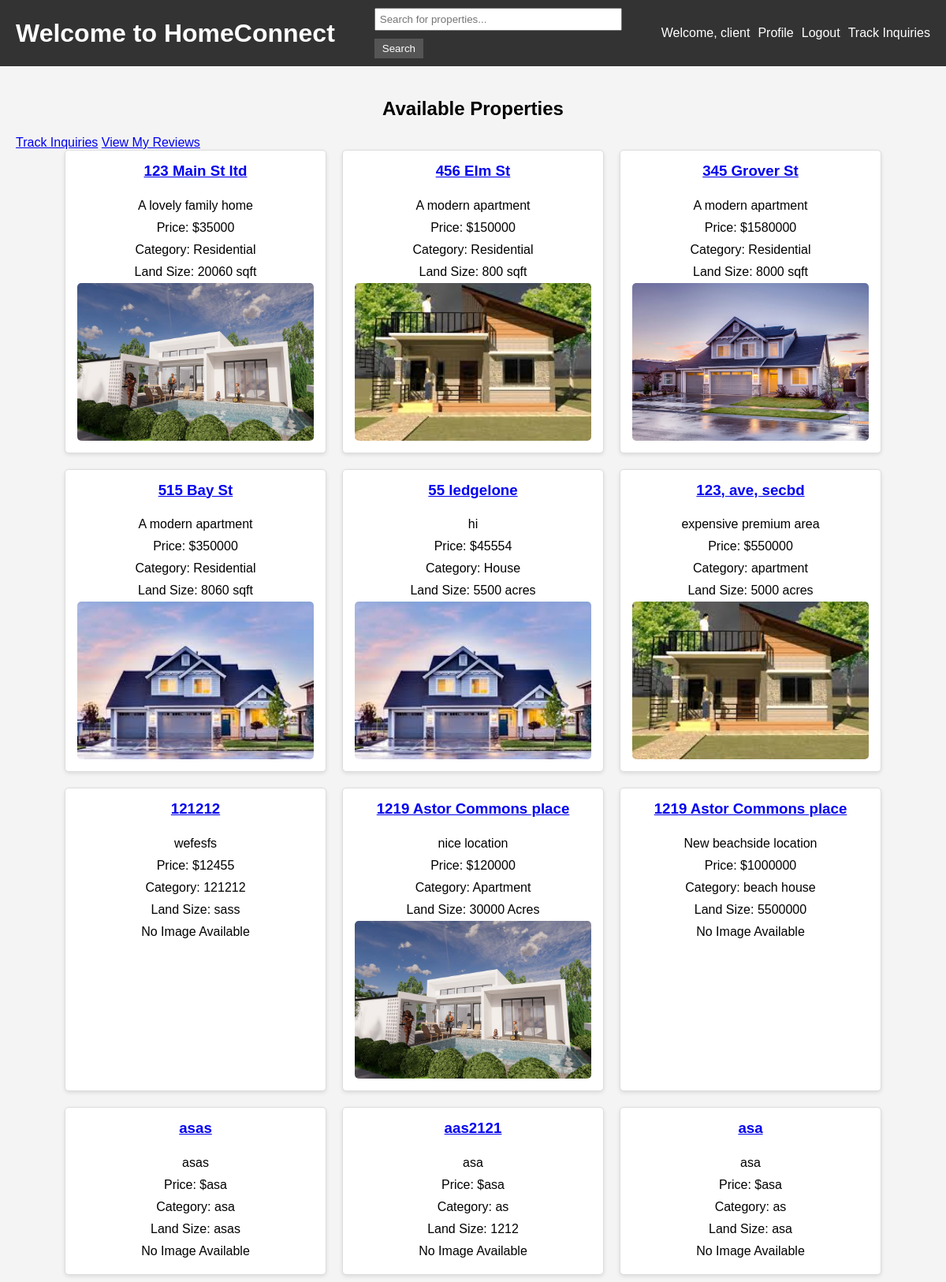
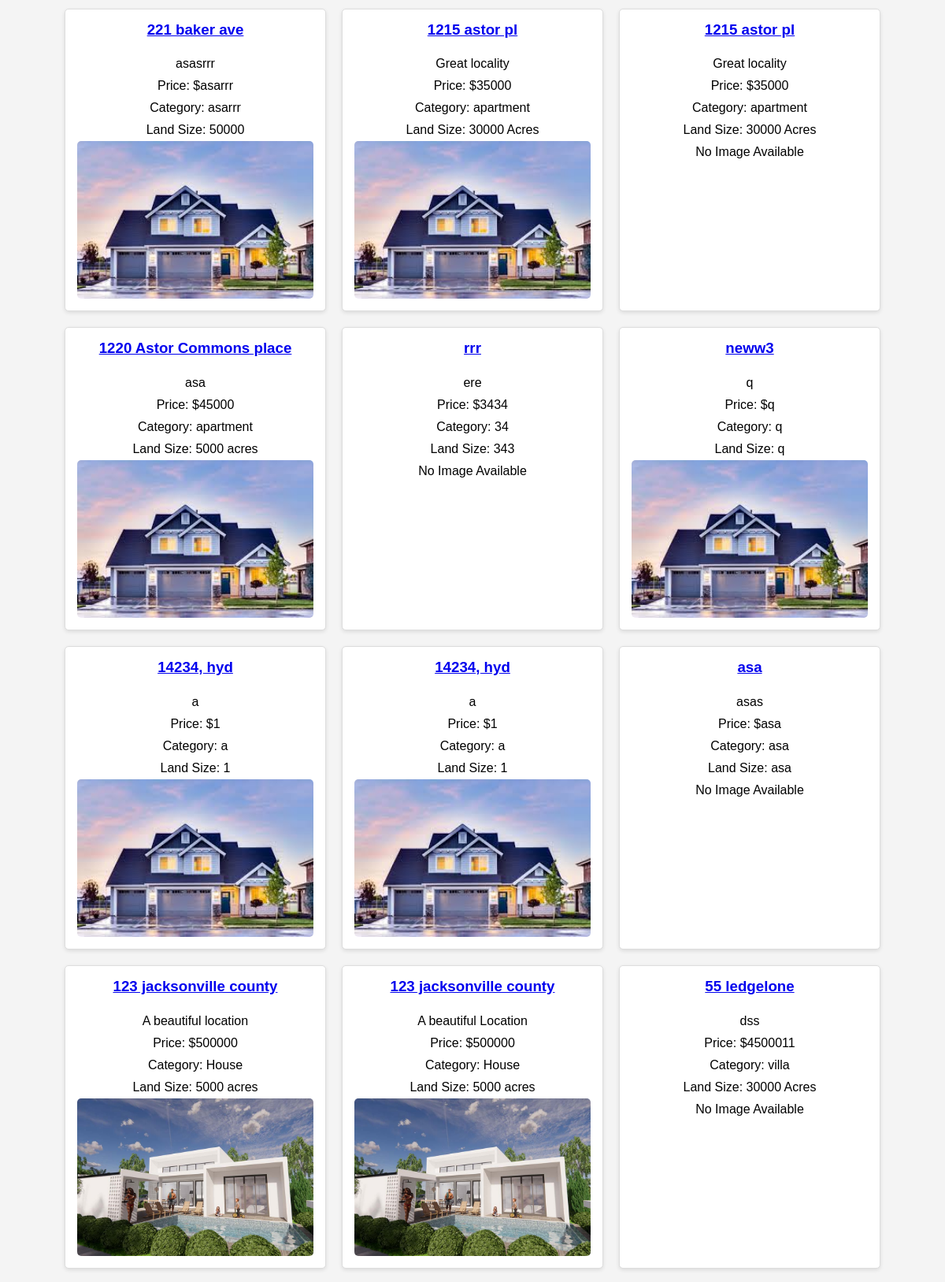
The page /home/ (signed in, upper part) on the database its author committed (2 pictures, top to bottom).
### core/models.py (models this page shows, shortened)
class CustomUser(AbstractUser):
    USER_TYPE_CHOICES = (
        ('client', 'Client'),
        ('property_purchaser', 'Property Purchaser'),
        ('salesperson', 'Salesperson'),
    )
    user_role = models.CharField(max_length=20, choices=USER_TYPE_CHOICES, default='client')
    address = models.CharField(max_length=255, null=True, blank=True)

class Property(models.Model):
    property_purchaser = models.ForeignKey(PropertyPurchaser, on_delete=models.CASCADE)
    address = models.CharField(max_length=255)
    description = models.TextField()
    price = models.CharField(max_length=20)
    category = models.CharField(max_length=50)
    land_size = models.CharField(max_length=20)
    image = models.ImageField(upload_to='property_images/', null=True, blank=True)
    number_of_bedrooms = models.CharField(max_length=5, null=True, blank=True)
    number_of_bathrooms = models.CharField(max_length=5, null=True, blank=True)
    garage = models.CharField(max_length=5, null=True, blank=True)
    year_built = models.CharField(max_length=4, null=True, blank=True)

### core/views.py (the view)
# urls.py: path('home/', views.home, name='home'),
def home(request):
    query = request.GET.get('query', '')
    if query:
        properties = Property.objects.filter(
            Q(description__icontains=query) |
            Q(address__icontains=query) |
            Q(category__icontains=query)
        )
    else:
        properties = Property.objects.all()
    user_role = request.user.user_role if request.user.is_authenticated else None
    return render(request, 'home.html', {
        'properties': properties,
        'user_role': user_role
    })

### core/templates/home.html (shortened to what this page needs)
{% extends 'base.html' %}
{% block content %}
<h2>Available Properties</h2>
{% if user.is_authenticated %}
    {% if user_role == 'property_purchaser' %}
        <a href="{% url 'create_property_step1' %}">Add New Listing</a>
        <a href="{% url 'inquiry_list' %}">View Inquiries</a>
    {% elif user_role == 'salesperson' %}
        <a href="{% url 'inquiry_list' %}">View Inquiries</a>
    {% elif user_role == 'client' %}
        <a href="{% url 'inquiry_list' %}">Track Inquiries</a>
        <a href="{% url 'review_list' %}">View My Reviews</a>
    {% endif %}
{% endif %}
<div class="property-list">
    {% for property in properties %}
        <div class="property">
            <h3><a href="{% url 'property_detail' property.id %}">{{ property.address }}</a></h3>
            <p>{{ property.description }}</p>
            <p>Price: ${{ property.price }}</p>
            <p>Category: {{ property.category }}</p>
            <p>Land Size: {{ property.land_size }}</p>
            {% if property.image %}
                <img src="{{ property.image.url }}" alt="Property Image">
            {% else %}
                <p>No Image Available</p>
            {% endif %}
        </div>
    {% endfor %}
</div>
{% endblock %}

### core/templates/base.html (shortened to what this page needs)
<!DOCTYPE html>
<html>
<head>
    {% load static %}
    <link rel="stylesheet" type="text/css" href="{% static 'styles.css' %}">
</head>
<body>
    <header>
        <h1><a href="{% url 'home' %}">Welcome to HomeConnect</a></h1>
        <form method="get" action="{% url 'search' %}">
            <input type="text" name="query" placeholder="Search for properties...">
            <button type="submit">Search</button>
        </form>
        <nav>
            {% if user.is_authenticated %}
                <span>Welcome, {{ user.username }}</span>
                <a href="{% url 'profile' user.id %}">Profile</a>
                <a href="{% url 'logout' %}">Logout</a>
                {% if user.user_role == 'client' %}
                    <a href="{% url 'inquiry_list' %}">Track Inquiries</a>
                {% endif %}
            {% else %}
                <a href="{% url 'signup' %}">Register</a>
                <a href="{% url 'login' %}">Login</a>
            {% endif %}
        </nav>
    </header>
    <main>
        {% block content %}
        {% endblock %}
    </main>
</body>
</html>

### core/static/styles.css (style rules this page uses)
body { font-family: Arial, sans-serif; background-color: #f4f4f4; margin: 0; padding: 0; }
header { background-color: #333; color: white; padding: 10px 20px; display: flex; justify-content: space-between; align-items: center; }
header h1 { margin: 0; }
header h1 a { color: white !important; text-decoration: none; }
header form { margin: 0; }
header input[type="text"] { padding: 5px; width: 200px; }
header button { padding: 5px 10px; background-color: #555; color: white; border: none; cursor: pointer; }
nav { display: flex; gap: 10px; }
nav a { color: white; text-decoration: none; }
main { padding: 20px; }
.property-list { display: flex; flex-wrap: wrap; gap: 20px; justify-content: center; }
.property { background-color: white; border: 1px solid #ddd; border-radius: 5px; box-shadow: 0 2px 5px rgba(0, 0, 0, 0.1); padding: 15px; width: 300px; display: flex; flex-direction: column; align-items: center; }
.property img { width: 100%; height: 200px; object-fit: cover; border-radius: 5px; }
.property h3 { margin-top: 0; }
.property p { margin: 5px 0; }
h2 { text-align: center; }
form { display: flex; flex-direction: column; gap: 10px; }
form button { width: fit-content; padding: 5px 10px; background-color: #555; color: white; border: none; cursor: pointer; }
form input[type="text"], form input[type="password"], form select { padding: 5px; width: 300px; }

### rows shown on the page
CustomUser: username "client"
Property: address "123 Main St ltd", description "A lovely family home", price "35000", category "Residential", land_size "20060 sqft", image (picture)
Property: address "456 Elm St", description "A modern apartment", price "150000", category "Residential", land_size "800 sqft", image (picture)
Property: address "345 Grover St", description "A modern apartment", price "1580000", category "Residential", land_size "8000 sqft", image (picture)
Property: address "515 Bay St", description "A modern apartment", price "350000", category "Residential", land_size "8060 sqft", image (picture)
Property: address "55 ledgelone", description "hi", price "45554", category "House", land_size "5500 acres", image (picture)
Property: address "123, ave, secbd", description "expensive premium area", price "550000", category "apartment", land_size "5000 acres", image (picture)
Property: address "121212", description "wefesfs", price "12455", category "121212", land_size "sass", image "No Image Available"
Property: address "1219 Astor Commons place", description "nice location", price "120000", category "Apartment", land_size "30000 Acres", image (picture)
Property: address "1219 Astor Commons place", description "New beachside location", price "1000000", category "beach house", land_size "5500000", image "No Image Available"
Property: address "asas", description "asas", price "asa", category "asa", land_size "asas", image "No Image Available"
Property: address "aas2121", description "asa", price "asa", category "as", land_size "1212", image "No Image Available"
Property: address "asa", description "asa", price "asa", category "as", land_size "asa", image "No Image Available"
Property: address "221 baker ave", description "asasrrr", price "asarrr", category "asarrr", land_size "50000", image (picture)
Property: address "1215 astor pl", description "Great locality", price "35000", category "apartment", land_size "30000 Acres", image (picture)
Property: address "1215 astor pl", description "Great locality", price "35000", category "apartment", land_size "30000 Acres", image "No Image Available"
Property: address "1220 Astor Commons place", description "asa", price "45000", category "apartment", land_size "5000 acres", image (picture)
Property: address "rrr", description "ere", price "3434", category "34", land_size "343", image "No Image Available"
Property: address "neww3", description "q", price "q", category "q", land_size "q", image (picture)
Property: address "14234, hyd", description "a", price "1", category "a", land_size "1", image (picture)
Property: address "14234, hyd", description "a", price "1", category "a", land_size "1", image (picture)
Property: address "asa", description "asas", price "asa", category "asa", land_size "asa", image "No Image Available"
Property: address "123 jacksonville county", description "A beautiful location", price "500000", category "House", land_size "5000 acres", image (picture)
Property: address "123 jacksonville county", description "A beautiful Location", price "500000", category "House", land_size "5000 acres", image (picture)
Property: address "55 ledgelone", description "dss", price "4500011", category "villa", land_size "30000 Acres", image "No Image Available"
